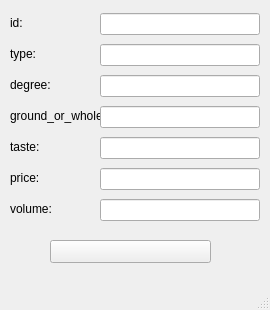
<?xml version="1.0" encoding="UTF-8"?>
<ui version="4.0">
 <class>MainWindow</class>
 <widget class="QMainWindow" name="MainWindow">
  <property name="geometry">
   <rect>
    <x>0</x>
    <y>0</y>
    <width>270</width>
    <height>310</height>
   </rect>
  </property>
  <property name="windowTitle">
   <string>MainWindow</string>
  </property>
  <widget class="QWidget" name="centralwidget">
   <widget class="QWidget" name="verticalLayoutWidget">
    <property name="geometry">
     <rect>
      <x>10</x>
      <y>10</y>
      <width>90</width>
      <height>211</height>
     </rect>
    </property>
    <layout class="QVBoxLayout" name="verticalLayout">
     <item>
      <widget class="QLabel" name="label_2">
       <property name="text">
        <string>id:</string>
       </property>
      </widget>
     </item>
     <item>
      <widget class="QLabel" name="label_3">
       <property name="text">
        <string>type:</string>
       </property>
      </widget>
     </item>
     <item>
      <widget class="QLabel" name="label_4">
       <property name="text">
        <string>degree:</string>
       </property>
      </widget>
     </item>
     <item>
      <widget class="QLabel" name="label">
       <property name="text">
        <string>ground_or_whole:</string>
       </property>
      </widget>
     </item>
     <item>
      <widget class="QLabel" name="label_6">
       <property name="text">
        <string>taste:</string>
       </property>
      </widget>
     </item>
     <item>
      <widget class="QLabel" name="label_7">
       <property name="text">
        <string>price:</string>
       </property>
      </widget>
     </item>
     <item>
      <widget class="QLabel" name="label_5">
       <property name="text">
        <string>volume:</string>
       </property>
      </widget>
     </item>
    </layout>
   </widget>
   <widget class="QWidget" name="verticalLayoutWidget_2">
    <property name="geometry">
     <rect>
      <x>100</x>
      <y>10</y>
      <width>160</width>
      <height>221</height>
     </rect>
    </property>
    <layout class="QVBoxLayout" name="verticalLayout_2">
     <item>
      <widget class="QLineEdit" name="lineEdit_id"/>
     </item>
     <item>
      <widget class="QLineEdit" name="lineEdit_type"/>
     </item>
     <item>
      <widget class="QLineEdit" name="lineEdit_degree"/>
     </item>
     <item>
      <widget class="QLineEdit" name="lineEdit_grand_or_whole"/>
     </item>
     <item>
      <widget class="QLineEdit" name="lineEdit_taste"/>
     </item>
     <item>
      <widget class="QLineEdit" name="lineEdit_price"/>
     </item>
     <item>
      <widget class="QLineEdit" name="lineEdit_volume"/>
     </item>
    </layout>
   </widget>
   <widget class="QPushButton" name="interact_button">
    <property name="geometry">
     <rect>
      <x>50</x>
      <y>240</y>
      <width>161</width>
      <height>23</height>
     </rect>
    </property>
    <property name="text">
     <string/>
    </property>
   </widget>
  </widget>
  <widget class="QMenuBar" name="menubar">
   <property name="geometry">
    <rect>
     <x>0</x>
     <y>0</y>
     <width>270</width>
     <height>21</height>
    </rect>
   </property>
  </widget>
  <widget class="QStatusBar" name="statusbar"/>
 </widget>
 <resources/>
 <connections/>
</ui>
